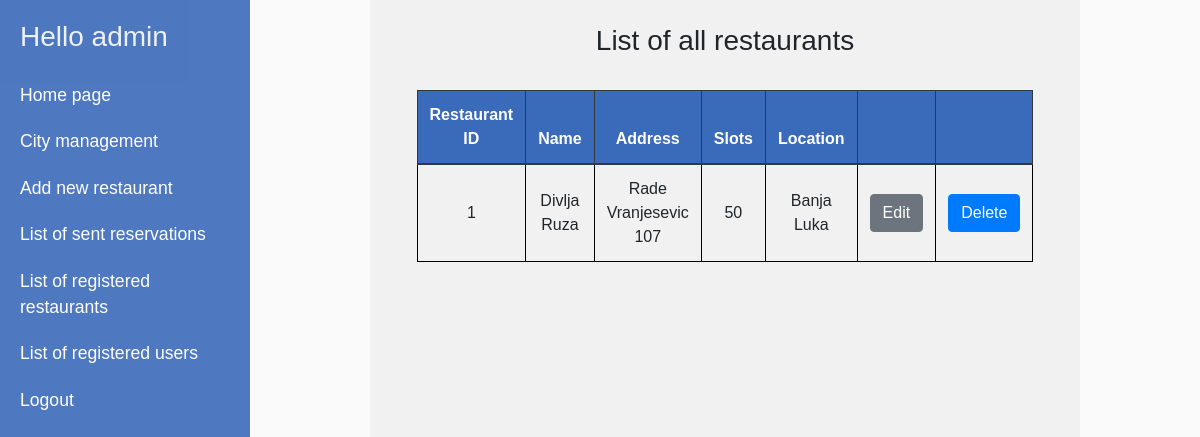
The app's page /admin-restaurant-list.php (signed in) with its own data.
### tables this page shows
CREATE TABLE `restaurant` (
  `restaurantID` int(11) NOT NULL,
  `restaurantName` varchar(255) DEFAULT NULL,
  `restaurantAddress` varchar(255) DEFAULT NULL,
  `freeSlots` int(11) DEFAULT NULL,
  `cityID` int(11) DEFAULT NULL
);

CREATE TABLE `cities` (
  `cityID` int(11) NOT NULL,
  `cityName` varchar(255) DEFAULT NULL
);

### admin-restaurant-list.php (the view, shortened to what this page needs)
<?php
require "admin-header.php";
?>
<h3 class="text-center"> List of all restaurants</h3> <br/>
<table class="table center" style="width: 75%">
    <thead  class="thead-dark">
        <tr>
            <th>Restaurant ID </th>
            <th>Name</th>
            <th>Address</th>
            <th>Slots</th>
            <th>Location</th>
            <th>  </th>
            <th>  </th>
        </tr>
    </thead>
    <?php
    include 'dbConnect.php';
    $sql = "SELECT restaurant.restaurantID, restaurant.restaurantName,
                    restaurant.restaurantAddress, restaurant.freeSlots,cities.cityName FROM restaurant INNER JOIN cities ON restaurant.cityID=cities.cityID
";
    $result = mysqli_query($conn, $sql);
    while ($row = mysqli_fetch_array($result)) {
        $id = $row['restaurantID'];
        $name = $row['restaurantName'];
        $address = $row['restaurantAddress'];
        $slot = $row['freeSlots'];
        $location = $row['cityName'];
        ?>
        <tr>
            <td><?php echo $id; ?></td>
            <td><?php echo $name; ?></td>
            <td><?php echo $address; ?></td>
            <td><?php echo $slot; ?></td>
            <td><?php echo $location; ?></td>
            <td><a href="admin-restaurant-edit.php? edit=<?php echo $id; ?>" class="btn btn-secondary" role="button">Edit</a</td>
            <td><a href="admin-restaurant-list.php? delete=<?php echo $id; ?>" class="btn btn-primary" role="button">Delete</a></td>
        </tr>
        <?php
    }
    ?>
</table>
<br>
<?php
require "footer.php";
?>

### style.css (style rules this page uses)
body { font-family: 'Poppins', sans-serif; background: #fafafa; }
a, a:hover, a:focus { color: inherit; text-decoration: none; transition: all 0.3s; }
table, th, td { border: 1px solid black; text-align: center; }
table.center { margin-left: auto; margin-right: auto; }
.table .thead-dark th { background-color: #3a6aba; border-color: #32383e; }
.table td, .table th { vertical-align: middle; }
a { color: inherit; text-decoration: none }
::placeholder { color: #fff; opacity: .7; }

### records on screen
restaurant: restaurantID "1", restaurantName "Divlja Ruza", restaurantAddress "Rade Vranjesevic 107", freeSlots "50", cityID.cityName "Banja Luka"

### other values on screen
$_SESSION['adminName'] "admin"
